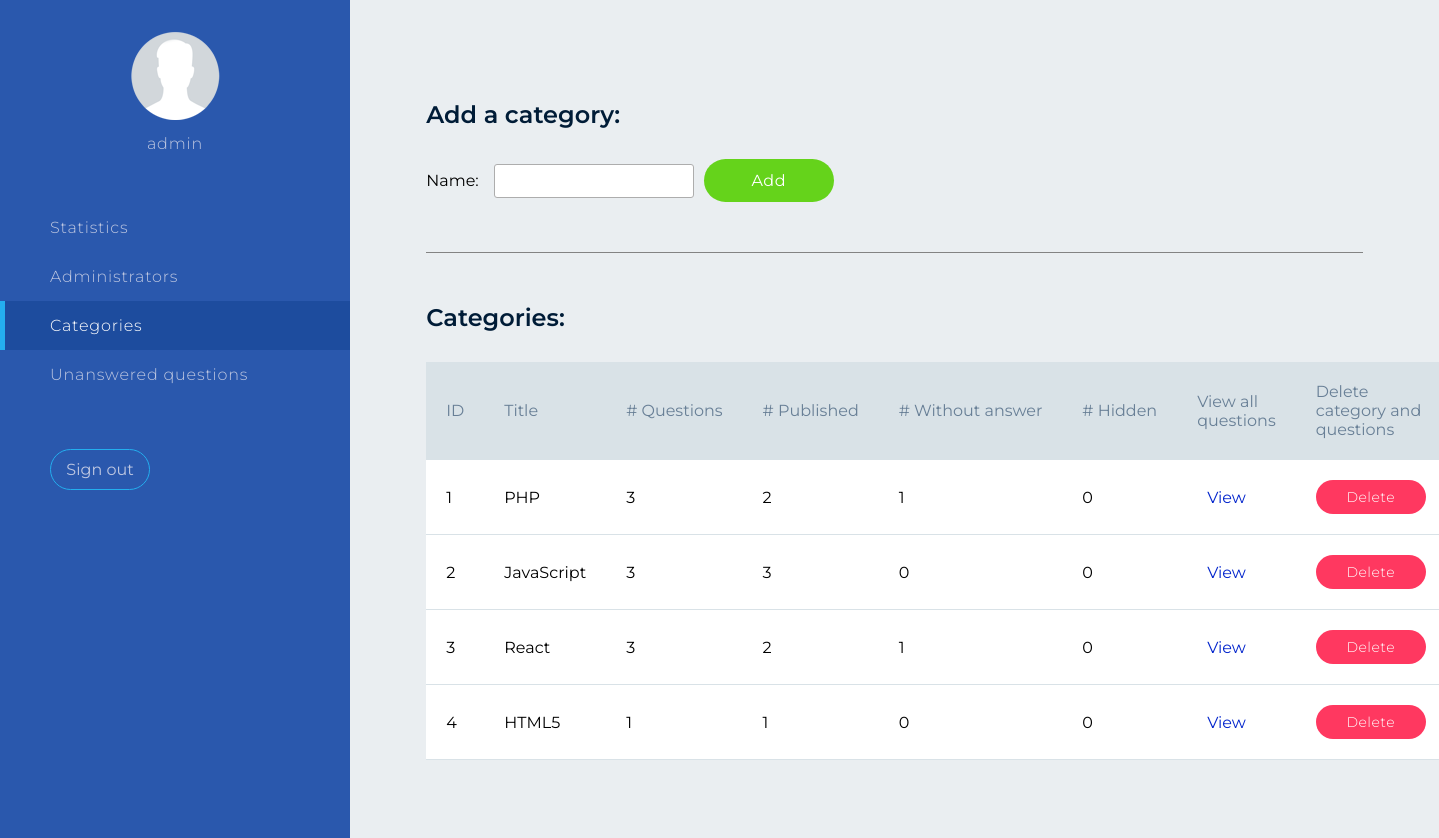
The page /index.php?c=admin&a=categoryList (signed in) on the database its author committed.
### tables this page shows
CREATE TABLE `categories`
(
  `id`    int(11) NOT NULL AUTO_INCREMENT,
  `title` tinytext NOT NULL,
  PRIMARY KEY (`id`)
);

### index.php (called while the page is built, shortened)
<?php
class Di
{
  public function config()
  {
    $config = include 'config.php';
    return $config;
  }
  public function db()
  {
    $config = $this->config();
    try {
      $db = new PDO('mysql:host='.$config['host'].';dbname='.$config['dbname'].';charset=UTF8', $config['user'], $config['pass']);
    } catch (PDOException $e) {
      die('Database error: '.$e->getMessage().'<br/>');
    }
    return $db;
  }
  public function render($template, $params=[])
  {
    $fileTemplate='template/'.$template;
    if (is_file($fileTemplate)) {
      include $fileTemplate;
    }
  }
}
include 'router/router.php';
?>

### controller/AdminController.php (called while the page is built, shortened)
<?php
include 'model/Category.php';
class AdminController
{
  public function categoryList() {
    $category = new Category();
    $categories = $category->getCategoriesCountQuantity();
    Di::get()->render('categoriesAdmin.php', ['categories' => $categories]);
  }
}
?>

### router/router.php (called while the page is built, shortened)
<?php
$controllersAndActions = [
  'admin' => [
    'logout',
    'login',
    'main',
    'questionsWithoutAnswer',
    'questionsWithoutAnswerQuestionDelete',
    'questionsWithoutAnswerChangeStatus',
    'adminList',
    'adminAdd',
    'adminDelete',
    'adminChangePassword',
    'categoryList',
    'categoryAdd',
    'categoryQuestionsDelete',
    'questionList',
    'questionChangeStatus',
    'questionDelete',
    'questionEdit'
  ],
  'front' => [
    'enter',
    'categories',
    'sendQuestion'
  ]
];
if (!isset($_GET['c']) || !isset($_GET['a'])) {
  $controller = 'front';
  $action = 'enter';
} else {
  $controller = $_GET['c'];
  $action = $_GET['a'];
}
foreach($controllersAndActions as $key =>$actions) {
  if ($key === $controller) {
    foreach($actions as $item) {
      if ($item === $action) {
        createController($key, $item);
      }
    }
  }
}
function createController($controller, $action)
{
  $controllerText = $controller . 'Controller';
  $controllerFile = 'controller/' . ucfirst($controllerText) . '.php';
  if (is_file($controllerFile)) {
    if (class_exists($controllerText)) {
      $controller = new $controllerText();
      if (method_exists($controller, $action)) {
        $controller->$action();
      } else {
        echo 404;
      }
    } else {
      echo 404;
    }
  } else {
    echo 404;
  }
}
?>

### model/Category.php (called while the page is built, shortened)
<?php
class Category
{
  public function getCategoriesCountQuantity()
  {
    $sql = "
    SELECT
      c.id,
      c.title,
    COUNT(q.id) as quantity_q,
    SUM(IF(q.status_id='2', 1,0)) as published_q,
    SUM(IF(q.status_id='1', 1,0)) as waiting_q,
    SUM(IF(q.status_id='3', 1,0)) as hidden_q
    FROM categories c
    LEFT JOIN questions q ON q.category_id=c.id
    GROUP BY c.id
    ";
    $sth = Di::get()->db()->prepare($sql);
    $sth->execute();
    $result = $sth->fetchAll(PDO::FETCH_ASSOC);
    return $result;
  }
}
?>

### template/categoriesAdmin.php (the view, shortened to what this page needs)
<!DOCTYPE html>
<html lang="en">
<head>
  <link rel="stylesheet" href="template/css/style.css">
</head>
<body>
<section class="menuAdmin">
  <div class="menuAdmin__admin">
    <img src="template/i/admin_logo.png" alt=""/>
    <p class="menuAdmin__admin-name"><?php echo $_SESSION['login'] ?></p>
  </div>
  <a class="menuAdmin__link" href="index.php?c=admin&a=main">Statistics</a>
  <a class="menuAdmin__link" href="index.php?c=admin&a=adminList">Administrators</a>
  <a class="menuAdmin__link menuAdmin__link-active" href="index.php?c=admin&a=categoryList">Categories</a>
  <a class="menuAdmin__link" href="index.php?c=admin&a=questionsWithoutAnswer">Unanswered questions</a>
  <form class="menuAdmin__exit" action="index.php?c=admin&a=logout" method="post">
    <input class="menuAdmin__exit-button" type="submit" name='logout' value="Sign out">
  </form>
</section>
<div class="content">
  <section class="content__item">
    <h2 class="content__title">Add a category:</h2>
    <div class="content__container">
      <form class="form-add form-content-start" action="index.php?c=admin&a=categoryAdd" method="post">
        <legend class="form-legend">Name:</legend>
        <input class="input" type="text" name="newCategory" required/>
        <input class="button-add" type="submit" name="categoryAdd" value="Add"/>
      </form>
    </div>
  </section>
  <section class="content__item content__line">
    <h2 class="content__title">Categories:</h2>
    <div class="content__container">
      <?php if (count($categories) > 0): ?>
        <table>
          <tr>
            <th>ID</th>
            <th>Title</th>
            <th style="white-space: nowrap"># Questions</th>
            <th style="white-space: nowrap"># Published</th>
            <th style="white-space: nowrap"># Without answer</th>
            <th style="white-space: nowrap"># Hidden</th>
            <th>View all questions</th>
            <th>Delete category and questions</th>
          </tr>
          <?php foreach ($categories as $item): ?>
            <tr>
              <?php foreach ($item as $key => $value): ?>
                <td><span><?php echo $value ?></span></td>
              <?php endforeach; ?>
              <td><a class="content__link" href="index.php?c=admin&a=questionList&categoryId=<?php echo $item['id'] ?>">View</a>
              </td>
              <td>
                <form action="index.php?c=admin&a=categoryQuestionsDelete" method="post">
                  <input class="button-delete-change button-delete" type="submit" name="delete" value="Delete"/>
                </form>
              </td>
            </tr>
          <?php endforeach; ?>
        </table>
      <?php else: ?>
        <p>Категорий нет</p>
      <?php endif; ?>
    </div>
  </section>
</div>
</body>
</html>

### template/css/style.css (style rules this page uses)
* { font-family: 'Montserrat', sans-serif; box-sizing: border-box; margin: 0; padding: 0; }
body { background-color: #eaeef1; }
a { text-decoration: none; }
.form-add { display: flex; align-items: center; width: 900px; }
.form-content-start { justify-content: start; }
.form-legend { margin-right: 15px; }
.button-add, .button-delete-change, .button-public, .button-hide { color: #fff; text-align: center; border: none; cursor: pointer; letter-spacing: 0.5px; outline: none; }
.button-add { width: 130px; padding: 12px; background-color: #65d31b; border-radius: 35px; font-size: 16px; }
.button-delete-change { min-width: 110px; padding: 8px; background-color: #1fabe8; border-radius: 30px; font-size: 14px; font-weight: 300; }
.button-delete { background-color: hsl(348, 100%, 61%); }
.input, .select { width: 200px; height: 34px; margin-right: 10px; border: 1px solid #adadad; border-radius: 3px; }
.menuAdmin { position: fixed; top:0; left:0; bottom: 0; width: 350px; padding: 30px 0; background-color: #2a58ad; color: #bec7e1; letter-spacing: 0.8px; font-size: 16px; font-weight: 300; }
.menuAdmin__admin { padding-bottom: 50px; text-align: center; }
.menuAdmin__admin-name { margin-top: 10px; }
.menuAdmin__link { display: block; padding: 15px 50px; color: #bec7e1; cursor: pointer; }
.menuAdmin__link-active { padding: 15px 45px; background-color: #1d4c9e; border-left: 5px solid#24aeef; }
.menuAdmin__link-active { color: #fff; }
.menuAdmin__exit { margin-left: 50px; margin-top: 50px; }
.menuAdmin__exit-button { width: 100px; padding: 10px; color: #bec7e1; border: 1px solid#24aeef; border-radius: 30px; text-align: center; font-size: 16px; background-color: #2a58ad; outline: none; }
.content { padding: 50px 0; margin-left: 350px; background-color: #eaeef1; }
.content__item { padding: 50px 0; margin: 0 7%; }
.content__title { margin-bottom: 30px; font-weight: 600; color: #001c37; }
.content__container { display: flex; flex-wrap: wrap; }
.content__line { min-width: 900px; border-top: 1px solid #838383; }
.content__link { color:#0224cc; padding: 10px; }
table, tr, th, td { border-collapse: collapse; padding: 20px; text-align: center; background-color: #fff; text-align: left; }
th { background-color: #d9e2e7; color: #687f96; font-weight: 400; }
table { min-width: 900px; }
tr { border-bottom: 1px solid #d9e2e7 }

### rows shown on the page
categories: id "1", title "PHP", value "3", value "2", value "1", value "0"
categories: id "2", title "JavaScript", value "3", value "0"
categories: id "3", title "React", value "3", value "2", value "1", value "0"
categories: id "4", title "HTML5", value "1", value "0"

### other values the page prints
$_SESSION['login'] "admin"
